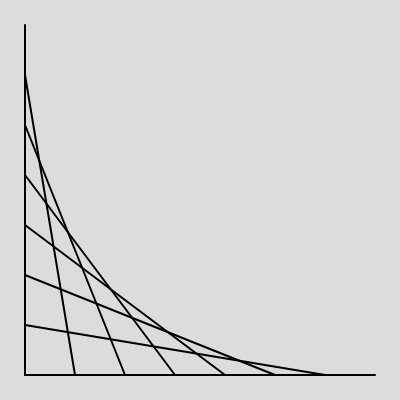
Frame 1 (no input)
Frame 60 (no input): identical to frame 1, image omitted
Frame 120 (the mouse pressed at the canvas centre since frame 60): identical to frame 1, image omitted

The p5.js sketch that drew this single still picture (run headless with seeded random() and noise() and a simulated clock; from frame 60 on, the mouse is pressed at the canvas centre):

// p5.js sketch
// ── sketch.js
function setup() {
  createCanvas(400, 400);
}

function draw() {
  background(220);

  let size = 50;

  for(i = 0; i < width; i += size) {
    strokeWeight(2)
    line(size / 2, i + size / 2, i + size/ 2, width - size / 2)
  }

}
